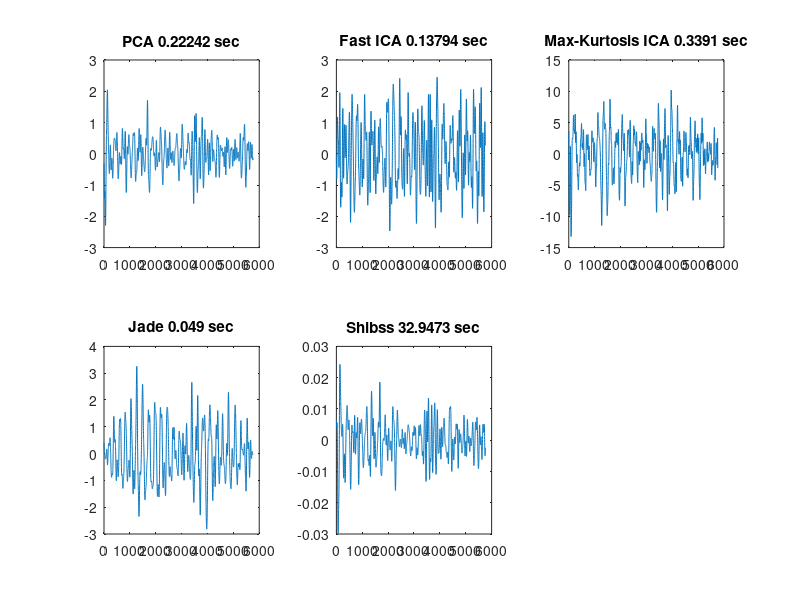

Write the MATLAB code that produced this figure. (Note: this script raises an error after producing the figure.)
clc; close all; clear;

addpath(genpath('ComponentAnalysis'),'ca_data')  

% load('G1data.mat');
% load('G2data.mat');
% load('V1data.mat');
% load('V2data.mat');
% load('facedata.mat');

% load('g1ca.mat');
% load('g2ca.mat');
% load('v1ca.mat');
% load('data\ca_data\v2ca.mat');
% load('faceca.mat');

% load('data/xy_data/Vlad_normaldata.mat');
% load('data/xy_data/Vlad_phdata.mat');
% load('data/xy_data/Geesara_normaldata.mat');
% load('data/xy_data/Geesara_phdata.mat');

load('data/ca_data/Vlad_normalca.mat'); %63
% load('data/ca_data/Vlad_phca.mat'); %73
% load('data/ca_data/Geesara_normalca.mat'); %76
% load('data/ca_data/Geesara_phca.mat'); %77

% V = VideoReader('data\Videos\Vlad_normal.mp4');
% V = VideoReader('data\Videos\Vlad_ph.mp4');
% V = VideoReader('data\Videos\Geesara_normal.mp4');
% V = VideoReader('data\Videos\Geesara_ph.mp4');

%  y_interp = cubicSplineInterp(V, y, 250);

%  y_stable = removeUnstable(y_interp);

%  y_filtered = temporalFiltering(y_stable);

% clear V x y y_interp y_stable 

%% Component Analysis Part
% Perform PCA
% tic
% y_pca = PCA(y_filtered,5);
% time_pca = toc;

% Perform Fast ICA
% tic
% y_fica = fastica(y_filtered, 'lastEig', 10, 'numOfIC', 5);
% time_fica = toc;

% Perform max-kurtosis ICA
% tic
% y_mkica = mkICA(y_filtered,5);
% time_mkica = toc;

% Perform Jade
% tic
% [~,y_jade] = jade(y_filtered,5);
% time_jade = toc;

% Perform Shibbs
% tic
% y_shibbs = shibbs(y_filtered',5);
% time_shibbs = toc;

% Perform fast RADICAL (VERY SLOW!!!)
% [y_radical, ~] = fast_RADICAL(y_filtered);

%save('faceca.mat','y_pca','y_fica','y_mkica','y_jade','y_shibbs','time_pca','time_fica','time_mkica','time_jade','time_shibbs');
%csvwrite('v1pca.csv', y_pca');
%csvwrite('v1fica.csv', y_fica');
%csvwrite('v1mkica.csv', y_mkica');
%csvwrite('v1jade.csv', y_jade');
%csvwrite('v1shibbs.csv', y_shibbs');

%% Plot components
for i = 1:5
    subplot(2,3,1)
        plot(y_pca(i,:))
        title(['PCA ' num2str(time_pca) ' sec'])
        
    subplot(2,3,2)
        plot(y_fica(i,:))
        title(['Fast ICA ' num2str(time_fica) ' sec'])

    subplot(2,3,3)
        plot(real(y_mkica(i,:)))
        title(['Max-Kurtosis ICA ' num2str(time_mkica) ' sec'])

    subplot(2,3,4)
        plot(y_jade(i,:))
        title(['Jade ' num2str(time_jade) ' sec'])

    subplot(2,3,5)
        plot(y_shibbs(i,:))
        title(['Shibss ' num2str(time_shibbs) ' sec'])

    ginput(1);
end

%% Calculate average pulse for every component of each algorithm
fsamp = 250;
fprintf('PCA\n')
for i = 1:size(y_pca,1)
    averagePulse(y_pca(i,:), fsamp)
end
fprintf('FAST ICA\n')
for i = 1:size(y_fica,1)
    averagePulse(y_fica(i,:), fsamp)
end
fprintf('MAX KURTOSIS ICA\n')
for i = 1:size(y_mkica,1)
    averagePulse(y_mkica(i,:), fsamp)
end
fprintf('JADE\n')
for i = 1:size(y_jade,1)
    averagePulse(y_jade(i,:), fsamp)
end
fprintf('SHIBBS\n')
for i = 1:size(y_shibbs,1)
    averagePulse(y_shibbs(i,:), fsamp)
end